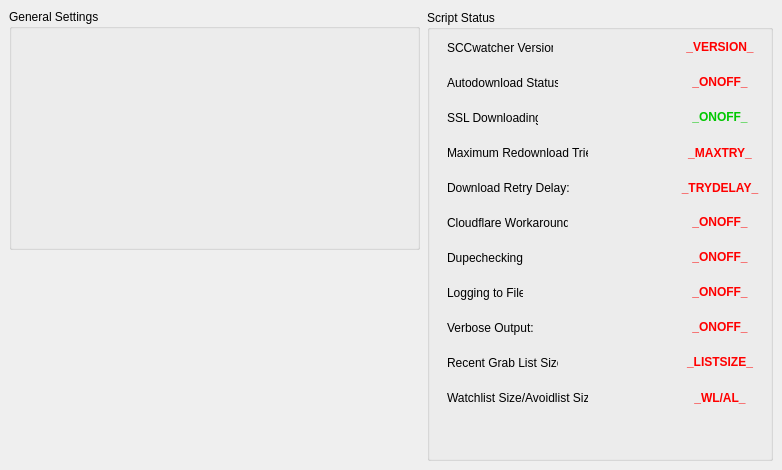
    <widget class="QWidget" name="mainTab">
     <attribute name="title">
      <string>General</string>
     </attribute>
     <widget class="QGroupBox" name="groupBox">
      <property name="geometry">
       <rect>
        <x>9</x>
        <y>9</y>
        <width>411</width>
        <height>241</height>
       </rect>
      </property>
      <property name="title">
       <string>General Settings</string>
      </property>
     </widget>
     <widget class="QGroupBox" name="scriptStatusGroup">
      <property name="geometry">
       <rect>
        <x>427</x>
        <y>10</y>
        <width>346</width>
        <height>451</height>
       </rect>
      </property>
      <property name="title">
       <string>Script Status</string>
      </property>
      <widget class="QLabel" name="label">
       <property name="geometry">
        <rect>
         <x>20</x>
         <y>30</y>
         <width>106</width>
         <height>16</height>
        </rect>
       </property>
       <property name="text">
        <string>SCCwatcher Version:</string>
       </property>
      </widget>
      <widget class="QLabel" name="label_2">
       <property name="geometry">
        <rect>
         <x>250</x>
         <y>30</y>
         <width>86</width>
         <height>13</height>
        </rect>
       </property>
       <property name="text">
        <string>&lt;html&gt;&lt;head/&gt;&lt;body&gt;&lt;p align=&quot;center&quot;&gt;&lt;span style=&quot; font-weight:600; color:#ff0000;&quot;&gt;_VERSION_&lt;/span&gt;&lt;/p&gt;&lt;/body&gt;&lt;/html&gt;</string>
       </property>
      </widget>
      <widget class="QLabel" name="label_3">
       <property name="geometry">
        <rect>
         <x>20</x>
         <y>65</y>
         <width>111</width>
         <height>16</height>
        </rect>
       </property>
       <property name="text">
        <string>Autodownload Status:</string>
       </property>
      </widget>
      <widget class="QLabel" name="label_4">
       <property name="geometry">
        <rect>
         <x>250</x>
         <y>65</y>
         <width>86</width>
         <height>13</height>
        </rect>
       </property>
       <property name="text">
        <string>&lt;html&gt;&lt;head/&gt;&lt;body&gt;&lt;p align=&quot;center&quot;&gt;&lt;span style=&quot; font-weight:600; color:#ff0000;&quot;&gt;_ONOFF_&lt;/span&gt;&lt;/p&gt;&lt;/body&gt;&lt;/html&gt;</string>
       </property>
      </widget>
      <widget class="QLabel" name="label_5">
       <property name="geometry">
        <rect>
         <x>20</x>
         <y>100</y>
         <width>91</width>
         <height>16</height>
        </rect>
       </property>
       <property name="text">
        <string>SSL Downloading: </string>
       </property>
      </widget>
      <widget class="QLabel" name="label_6">
       <property name="geometry">
        <rect>
         <x>250</x>
         <y>100</y>
         <width>86</width>
         <height>13</height>
        </rect>
       </property>
       <property name="text">
        <string>&lt;html&gt;&lt;head/&gt;&lt;body&gt;&lt;p align=&quot;center&quot;&gt;&lt;span style=&quot; font-weight:600; color:#00c800;&quot;&gt;_ONOFF_&lt;/span&gt;&lt;/p&gt;&lt;/body&gt;&lt;/html&gt;</string>
       </property>
      </widget>
      <widget class="QLabel" name="label_7">
       <property name="geometry">
        <rect>
         <x>20</x>
         <y>205</y>
         <width>121</width>
         <height>16</height>
        </rect>
       </property>
       <property name="text">
        <string>Cloudflare Workaround: </string>
       </property>
      </widget>
      <widget class="QLabel" name="label_8">
       <property name="geometry">
        <rect>
         <x>250</x>
         <y>205</y>
         <width>86</width>
         <height>13</height>
        </rect>
       </property>
       <property name="text">
        <string>&lt;html&gt;&lt;head/&gt;&lt;body&gt;&lt;p align=&quot;center&quot;&gt;&lt;span style=&quot; font-weight:600; color:#ff0000;&quot;&gt;_ONOFF_&lt;/span&gt;&lt;/p&gt;&lt;/body&gt;&lt;/html&gt;</string>
       </property>
      </widget>
      <widget class="QLabel" name="label_9">
       <property name="geometry">
        <rect>
         <x>20</x>
         <y>240</y>
         <width>76</width>
         <height>16</height>
        </rect>
       </property>
       <property name="text">
        <string>Dupechecking:</string>
       </property>
      </widget>
      <widget class="QLabel" name="label_10">
       <property name="geometry">
        <rect>
         <x>250</x>
         <y>240</y>
         <width>86</width>
         <height>13</height>
        </rect>
       </property>
       <property name="text">
        <string>&lt;html&gt;&lt;head/&gt;&lt;body&gt;&lt;p align=&quot;center&quot;&gt;&lt;span style=&quot; font-weight:600; color:#ff0000;&quot;&gt;_ONOFF_&lt;/span&gt;&lt;/p&gt;&lt;/body&gt;&lt;/html&gt;</string>
       </property>
      </widget>
      <widget class="QLabel" name="label_11">
       <property name="geometry">
        <rect>
         <x>20</x>
         <y>275</y>
         <width>76</width>
         <height>16</height>
        </rect>
       </property>
       <property name="text">
        <string>Logging to File:</string>
       </property>
      </widget>
      <widget class="QLabel" name="label_12">
       <property name="geometry">
        <rect>
         <x>250</x>
         <y>275</y>
         <width>86</width>
         <height>13</height>
        </rect>
       </property>
       <property name="text">
        <string>&lt;html&gt;&lt;head/&gt;&lt;body&gt;&lt;p align=&quot;center&quot;&gt;&lt;span style=&quot; font-weight:600; color:#ff0000;&quot;&gt;_ONOFF_&lt;/span&gt;&lt;/p&gt;&lt;/body&gt;&lt;/html&gt;</string>
       </property>
      </widget>
      <widget class="QLabel" name="label_13">
       <property name="geometry">
        <rect>
         <x>20</x>
         <y>345</y>
         <width>111</width>
         <height>16</height>
        </rect>
       </property>
       <property name="text">
        <string>Recent Grab List Size:</string>
       </property>
      </widget>
      <widget class="QLabel" name="label_14">
       <property name="geometry">
        <rect>
         <x>250</x>
         <y>345</y>
         <width>86</width>
         <height>13</height>
        </rect>
       </property>
       <property name="text">
        <string>&lt;html&gt;&lt;head/&gt;&lt;body&gt;&lt;p align=&quot;center&quot;&gt;&lt;span style=&quot; font-weight:600; color:#ff0000;&quot;&gt;_LISTSIZE_&lt;/span&gt;&lt;/p&gt;&lt;/body&gt;&lt;/html&gt;</string>
       </property>
      </widget>
      <widget class="QLabel" name="label_15">
       <property name="geometry">
        <rect>
         <x>20</x>
         <y>380</y>
         <width>141</width>
         <height>16</height>
        </rect>
       </property>
       <property name="text">
        <string>Watchlist Size/Avoidlist Size:</string>
       </property>
      </widget>
      <widget class="QLabel" name="label_16">
       <property name="geometry">
        <rect>
         <x>250</x>
         <y>380</y>
         <width>86</width>
         <height>16</height>
        </rect>
       </property>
       <property name="text">
        <string>&lt;html&gt;&lt;head/&gt;&lt;body&gt;&lt;p align=&quot;center&quot;&gt;&lt;span style=&quot; font-weight:600; color:#ff0000;&quot;&gt;_WL/AL_&lt;/span&gt;&lt;/p&gt;&lt;/body&gt;&lt;/html&gt;</string>
       </property>
      </widget>
      <widget class="QLabel" name="label_17">
       <property name="geometry">
        <rect>
         <x>20</x>
         <y>135</y>
         <width>141</width>
         <height>16</height>
        </rect>
       </property>
       <property name="text">
        <string>Maximum Redownload Tries:</string>
       </property>
      </widget>
      <widget class="QLabel" name="label_18">
       <property name="geometry">
        <rect>
         <x>20</x>
         <y>170</y>
         <width>136</width>
         <height>16</height>
        </rect>
       </property>
       <property name="text">
        <string>Download Retry Delay:</string>
       </property>
      </widget>
      <widget class="QLabel" name="label_19">
       <property name="geometry">
        <rect>
         <x>250</x>
         <y>135</y>
         <width>86</width>
         <height>16</height>
        </rect>
       </property>
       <property name="text">
        <string>&lt;html&gt;&lt;head/&gt;&lt;body&gt;&lt;p align=&quot;center&quot;&gt;&lt;span style=&quot; font-weight:600; color:#ff0000;&quot;&gt;_MAXTRY_&lt;/span&gt;&lt;/p&gt;&lt;/body&gt;&lt;/html&gt;</string>
       </property>
      </widget>
      <widget class="QLabel" name="label_20">
       <property name="geometry">
        <rect>
         <x>250</x>
         <y>170</y>
         <width>86</width>
         <height>16</height>
        </rect>
       </property>
       <property name="text">
        <string>&lt;html&gt;&lt;head/&gt;&lt;body&gt;&lt;p align=&quot;center&quot;&gt;&lt;span style=&quot; font-weight:600; color:#ff0000;&quot;&gt;_TRYDELAY_&lt;/span&gt;&lt;/p&gt;&lt;/body&gt;&lt;/html&gt;</string>
       </property>
      </widget>
      <widget class="QLabel" name="label_21">
       <property name="geometry">
        <rect>
         <x>250</x>
         <y>310</y>
         <width>86</width>
         <height>13</height>
        </rect>
       </property>
       <property name="text">
        <string>&lt;html&gt;&lt;head/&gt;&lt;body&gt;&lt;p align=&quot;center&quot;&gt;&lt;span style=&quot; font-weight:600; color:#ff0000;&quot;&gt;_ONOFF_&lt;/span&gt;&lt;/p&gt;&lt;/body&gt;&lt;/html&gt;</string>
       </property>
      </widget>
      <widget class="QLabel" name="label_22">
       <property name="geometry">
        <rect>
         <x>20</x>
         <y>310</y>
         <width>111</width>
         <height>16</height>
        </rect>
       </property>
       <property name="text">
        <string>Verbose Output:</string>
       </property>
      </widget>
     </widget>
    </widget>
